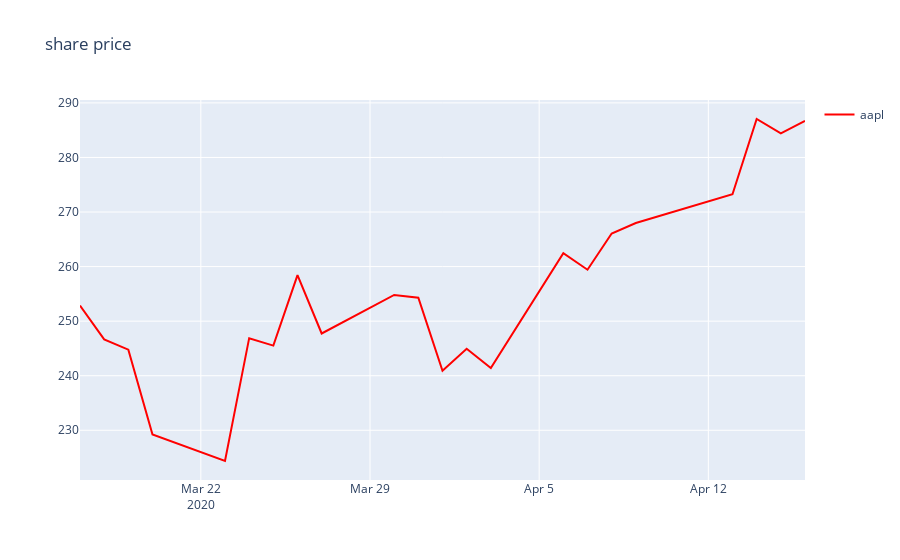

Source (notebook cell):
### Code cell
from datetime import datetime

prices,dates = [],[]

for trade in response.json():
    price,date = trade['close'],trade['date']
    print(date)
    date = datetime.strptime(date, "%Y-%m-%d")
    
    prices.append(price)
    dates.append(date)

import plotly.graph_objects as go

fig = go.Figure()
fig.add_trace(go.Scatter(
    x=dates,
    y=prices,
    name = company_code, 
    marker = dict(
        size = 10,
        color = 'red'
    )
))

fig.update_layout(
    showlegend=True,
    title = 'share price',
    xaxis = dict(
        range=(dates[0], dates[-1]),
        constrain='domain'
    )
)


fig.show()

### Figure 1 — Plotly figure (JSON) as saved in the notebook; plotly's stock layout.template omitted (floating-point values rounded to 4 significant figures)
{"data": [{"marker": {"color": "red", "size": 10}, "name": "aapl", "type": "scatter", "x": ["2020-03-17T00:00:00", "2020-03-18T00:00:00", "2020-03-19T00:00:00", "2020-03-20T00:00:00", "2020-03-23T00:00:00", "2020-03-24T00:00:00", "2020-03-25T00:00:00", "2020-03-26T00:00:00", "2020-03-27T00:00:00", "2020-03-30T00:00:00", "2020-03-31T00:00:00", "2020-04-01T00:00:00", "2020-04-02T00:00:00", "2020-04-03T00:00:00", "2020-04-06T00:00:00", "2020-04-07T00:00:00", "2020-04-08T00:00:00", "2020-04-09T00:00:00", "2020-04-13T00:00:00", "2020-04-14T00:00:00", "2020-04-15T00:00:00", "2020-04-16T00:00:00"], "y": [252.9, 246.7, 244.8, 229.2, 224.4, 246.9, 245.5, 258.4, 247.7, 254.8, 254.3, 240.9, 244.9, 241.4, 262.5, 259.4, 266.1, 268.0, 273.2, 287.1, 284.4, 286.7]}], "layout": {"showlegend": true, "title": {"text": "share price"}, "xaxis": {"constrain": "domain", "range": ["2020-03-17T00:00:00", "2020-04-16T00:00:00"]}}}
